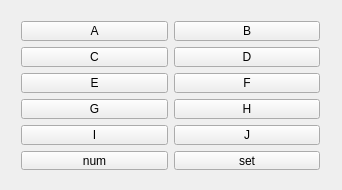
<?xml version="1.0" encoding="UTF-8"?>
<ui version="4.0">
 <class>Widget</class>
 <widget class="QWidget" name="Widget">
  <property name="geometry">
   <rect>
    <x>0</x>
    <y>0</y>
    <width>342</width>
    <height>190</height>
   </rect>
  </property>
  <property name="windowTitle">
   <string>Widget</string>
  </property>
  <widget class="QWidget" name="gridLayoutWidget">
   <property name="geometry">
    <rect>
     <x>10</x>
     <y>10</y>
     <width>321</width>
     <height>171</height>
    </rect>
   </property>
   <layout class="QGridLayout" name="gridLayout">
    <item row="0" column="0">
     <widget class="QPushButton" name="pushButton_a">
      <property name="text">
       <string>A</string>
      </property>
     </widget>
    </item>
    <item row="0" column="1">
     <widget class="QPushButton" name="pushButton_b">
      <property name="text">
       <string>B</string>
      </property>
     </widget>
    </item>
    <item row="2" column="0">
     <widget class="QPushButton" name="pushButton_e">
      <property name="text">
       <string>E</string>
      </property>
     </widget>
    </item>
    <item row="1" column="0">
     <widget class="QPushButton" name="pushButton_c">
      <property name="text">
       <string>C</string>
      </property>
     </widget>
    </item>
    <item row="1" column="1">
     <widget class="QPushButton" name="pushButton_d">
      <property name="text">
       <string>D</string>
      </property>
     </widget>
    </item>
    <item row="3" column="0">
     <widget class="QPushButton" name="pushButton_g">
      <property name="text">
       <string>G</string>
      </property>
     </widget>
    </item>
    <item row="2" column="1">
     <widget class="QPushButton" name="pushButton_f">
      <property name="text">
       <string>F</string>
      </property>
     </widget>
    </item>
    <item row="3" column="1">
     <widget class="QPushButton" name="pushButton_h">
      <property name="text">
       <string>H</string>
      </property>
     </widget>
    </item>
    <item row="4" column="1">
     <widget class="QPushButton" name="pushButton_j">
      <property name="text">
       <string>J</string>
      </property>
     </widget>
    </item>
    <item row="4" column="0">
     <widget class="QPushButton" name="pushButton_i">
      <property name="text">
       <string>I</string>
      </property>
     </widget>
    </item>
    <item row="5" column="1">
     <widget class="QPushButton" name="pushButton">
      <property name="text">
       <string>set</string>
      </property>
     </widget>
    </item>
    <item row="5" column="0">
     <widget class="QPushButton" name="pushButton_num">
      <property name="enabled">
       <bool>true</bool>
      </property>
      <property name="text">
       <string>num</string>
      </property>
     </widget>
    </item>
   </layout>
  </widget>
 </widget>
 <layoutdefault spacing="6" margin="11"/>
 <resources/>
 <connections/>
</ui>
